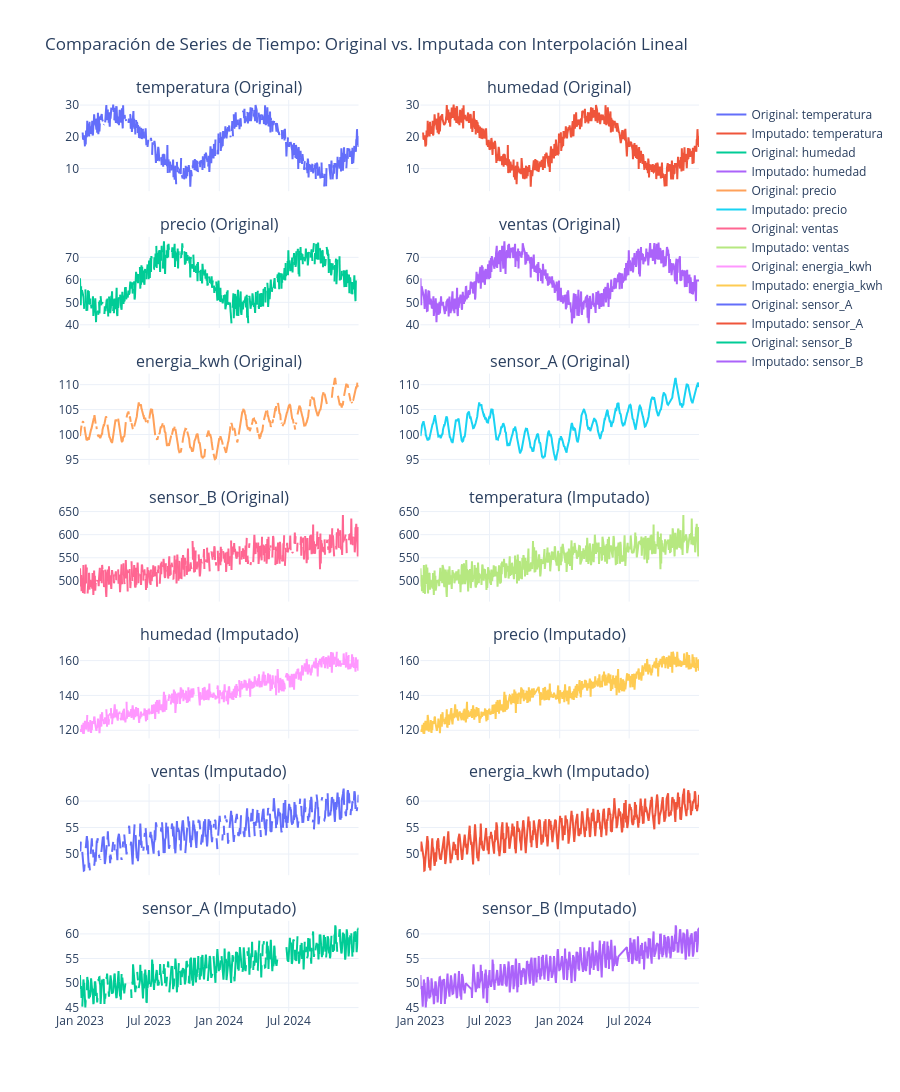

Write notebook code for a chart like this one.
### Markdown cell above
Una vez aplicada la imputación, es crucial visualizar comparativamente los datos originales con los imputados para evaluar visualmente la calidad del método. El siguiente código genera una matriz de subgráficos que permite comparar cada variable antes y después del proceso de imputación.

### Code cell
fig = make_subplots(rows=len(variables_a_imputar), cols=2,
                    subplot_titles=[f'{var} (Original)' for var in variables_a_imputar] +
                                   [f'{var} (Imputado)' for var in variables_a_imputar],
                    horizontal_spacing=0.1, vertical_spacing=0.05,
                    shared_xaxes=True)

for i, var in enumerate(variables_a_imputar):

    fig.add_trace(go.Scatter(x=df.index, y=df[var], mode='lines', name=f'Original: {var}'),
                  row=i + 1, col=1)

    fig.add_trace(go.Scatter(x=df_interpolado.index, y=df_interpolado[var], mode='lines', name=f'Imputado: {var}'),
                  row=i + 1, col=2)

fig.update_layout(height=400 * len(variables_a_imputar), showlegend=True,
                  title_text="Comparación de Series de Tiempo: Original vs. Imputada con Interpolación Lineal",
                  template='plotly_white')

fig.show()

### Figure 1 — Plotly figure (JSON) as saved in the notebook; plotly's stock layout.template omitted (floating-point values rounded to 4 significant figures; data arrays with more than 128 entries replaced by an {"elided": "..."} marker saying what was removed)
{"data": [{"mode": "lines", "name": "Original: temperatura", "type": "scatter", "x": {"elided": "731 str values"}, "xaxis": "x", "y": {"elided": "731 float values"}, "yaxis": "y"}, {"mode": "lines", "name": "Imputado: temperatura", "type": "scatter", "x": {"elided": "731 str values"}, "xaxis": "x2", "y": {"elided": "731 float values"}, "yaxis": "y2"}, {"mode": "lines", "name": "Original: humedad", "type": "scatter", "x": {"elided": "731 str values"}, "xaxis": "x3", "y": {"elided": "731 float values"}, "yaxis": "y3"}, {"mode": "lines", "name": "Imputado: humedad", "type": "scatter", "x": {"elided": "731 str values"}, "xaxis": "x4", "y": {"elided": "731 float values"}, "yaxis": "y4"}, {"mode": "lines", "name": "Original: precio", "type": "scatter", "x": {"elided": "731 str values"}, "xaxis": "x5", "y": {"elided": "731 float values"}, "yaxis": "y5"}, {"mode": "lines", "name": "Imputado: precio", "type": "scatter", "x": {"elided": "731 str values"}, "xaxis": "x6", "y": {"elided": "731 float values"}, "yaxis": "y6"}, {"mode": "lines", "name": "Original: ventas", "type": "scatter", "x": {"elided": "731 str values"}, "xaxis": "x7", "y": {"elided": "731 float values"}, "yaxis": "y7"}, {"mode": "lines", "name": "Imputado: ventas", "type": "scatter", "x": {"elided": "731 str values"}, "xaxis": "x8", "y": {"elided": "731 float values"}, "yaxis": "y8"}, {"mode": "lines", "name": "Original: energia_kwh", "type": "scatter", "x": {"elided": "731 str values"}, "xaxis": "x9", "y": {"elided": "731 float values"}, "yaxis": "y9"}, {"mode": "lines", "name": "Imputado: energia_kwh", "type": "scatter", "x": {"elided": "731 str values"}, "xaxis": "x10", "y": {"elided": "731 float values"}, "yaxis": "y10"}, {"mode": "lines", "name": "Original: sensor_A", "type": "scatter", "x": {"elided": "731 str values"}, "xaxis": "x11", "y": {"elided": "731 float values"}, "yaxis": "y11"}, {"mode": "lines", "name": "Imputado: sensor_A", "type": "scatter", "x": {"elided": "731 str values"}, "xaxis": "x12", "y": {"elided": "731 float values"}, "yaxis": "y12"}, {"mode": "lines", "name": "Original: sensor_B", "type": "scatter", "x": {"elided": "731 str values"}, "xaxis": "x13", "y": {"elided": "731 float values"}, "yaxis": "y13"}, {"mode": "lines", "name": "Imputado: sensor_B", "type": "scatter", "x": {"elided": "731 str values"}, "xaxis": "x14", "y": {"elided": "731 float values"}, "yaxis": "y14"}], "layout": {"annotations": [{"font": {"size": 16}, "showarrow": false, "text": "temperatura (Original)", "x": 0.225, "xanchor": "center", "xref": "paper", "y": 1, "yanchor": "bottom", "yref": "paper"}, {"font": {"size": 16}, "showarrow": false, "text": "humedad (Original)", "x": 0.775, "xanchor": "center", "xref": "paper", "y": 1, "yanchor": "bottom", "yref": "paper"}, {"font": {"size": 16}, "showarrow": false, "text": "precio (Original)", "x": 0.225, "xanchor": "center", "xref": "paper", "y": 0.85, "yanchor": "bottom", "yref": "paper"}, {"font": {"size": 16}, "showarrow": false, "text": "ventas (Original)", "x": 0.775, "xanchor": "center", "xref": "paper", "y": 0.85, "yanchor": "bottom", "yref": "paper"}, {"font": {"size": 16}, "showarrow": false, "text": "energia_kwh (Original)", "x": 0.225, "xanchor": "center", "xref": "paper", "y": 0.7, "yanchor": "bottom", "yref": "paper"}, {"font": {"size": 16}, "showarrow": false, "text": "sensor_A (Original)", "x": 0.775, "xanchor": "center", "xref": "paper", "y": 0.7, "yanchor": "bottom", "yref": "paper"}, {"font": {"size": 16}, "showarrow": false, "text": "sensor_B (Original)", "x": 0.225, "xanchor": "center", "xref": "paper", "y": 0.55, "yanchor": "bottom", "yref": "paper"}, {"font": {"size": 16}, "showarrow": false, "text": "temperatura (Imputado)", "x": 0.775, "xanchor": "center", "xref": "paper", "y": 0.55, "yanchor": "bottom", "yref": "paper"}, {"font": {"size": 16}, "showarrow": false, "text": "humedad (Imputado)", "x": 0.225, "xanchor": "center", "xref": "paper", "y": 0.4, "yanchor": "bottom", "yref": "paper"}, {"font": {"size": 16}, "showarrow": false, "text": "precio (Imputado)", "x": 0.775, "xanchor": "center", "xref": "paper", "y": 0.4, "yanchor": "bottom", "yref": "paper"}, {"font": {"size": 16}, "showarrow": false, "text": "ventas (Imputado)", "x": 0.225, "xanchor": "center", "xref": "paper", "y": 0.25, "yanchor": "bottom", "yref": "paper"}, {"font": {"size": 16}, "showarrow": false, "text": "energia_kwh (Imputado)", "x": 0.775, "xanchor": "center", "xref": "paper", "y": 0.25, "yanchor": "bottom", "yref": "paper"}, {"font": {"size": 16}, "showarrow": false, "text": "sensor_A (Imputado)", "x": 0.225, "xanchor": "center", "xref": "paper", "y": 0.1, "yanchor": "bottom", "yref": "paper"}, {"font": {"size": 16}, "showarrow": false, "text": "sensor_B (Imputado)", "x": 0.775, "xanchor": "center", "xref": "paper", "y": 0.1, "yanchor": "bottom", "yref": "paper"}], "height": 2800, "showlegend": true, "title": {"text": "Comparación de Series de Tiempo: Original vs. Imputada con Interpolación Lineal"}, "xaxis": {"anchor": "y", "domain": [0, 0.45], "matches": "x13", "showticklabels": false}, "xaxis10": {"anchor": "y10", "domain": [0.55, 1], "matches": "x14", "showticklabels": false}, "xaxis11": {"anchor": "y11", "domain": [0, 0.45], "matches": "x13", "showticklabels": false}, "xaxis12": {"anchor": "y12", "domain": [0.55, 1], "matches": "x14", "showticklabels": false}, "xaxis13": {"anchor": "y13", "domain": [0, 0.45]}, "xaxis14": {"anchor": "y14", "domain": [0.55, 1]}, "xaxis2": {"anchor": "y2", "domain": [0.55, 1], "matches": "x14", "showticklabels": false}, "xaxis3": {"anchor": "y3", "domain": [0, 0.45], "matches": "x13", "showticklabels": false}, "xaxis4": {"anchor": "y4", "domain": [0.55, 1], "matches": "x14", "showticklabels": false}, "xaxis5": {"anchor": "y5", "domain": [0, 0.45], "matches": "x13", "showticklabels": false}, "xaxis6": {"anchor": "y6", "domain": [0.55, 1], "matches": "x14", "showticklabels": false}, "xaxis7": {"anchor": "y7", "domain": [0, 0.45], "matches": "x13", "showticklabels": false}, "xaxis8": {"anchor": "y8", "domain": [0.55, 1], "matches": "x14", "showticklabels": false}, "xaxis9": {"anchor": "y9", "domain": [0, 0.45], "matches": "x13", "showticklabels": false}, "yaxis": {"anchor": "x", "domain": [0.9, 1]}, "yaxis10": {"anchor": "x10", "domain": [0.3, 0.4]}, "yaxis11": {"anchor": "x11", "domain": [0.15, 0.25]}, "yaxis12": {"anchor": "x12", "domain": [0.15, 0.25]}, "yaxis13": {"anchor": "x13", "domain": [0, 0.1]}, "yaxis14": {"anchor": "x14", "domain": [0, 0.1]}, "yaxis2": {"anchor": "x2", "domain": [0.9, 1]}, "yaxis3": {"anchor": "x3", "domain": [0.75, 0.85]}, "yaxis4": {"anchor": "x4", "domain": [0.75, 0.85]}, "yaxis5": {"anchor": "x5", "domain": [0.6, 0.7]}, "yaxis6": {"anchor": "x6", "domain": [0.6, 0.7]}, "yaxis7": {"anchor": "x7", "domain": [0.45, 0.55]}, "yaxis8": {"anchor": "x8", "domain": [0.45, 0.55]}, "yaxis9": {"anchor": "x9", "domain": [0.3, 0.4]}}}
